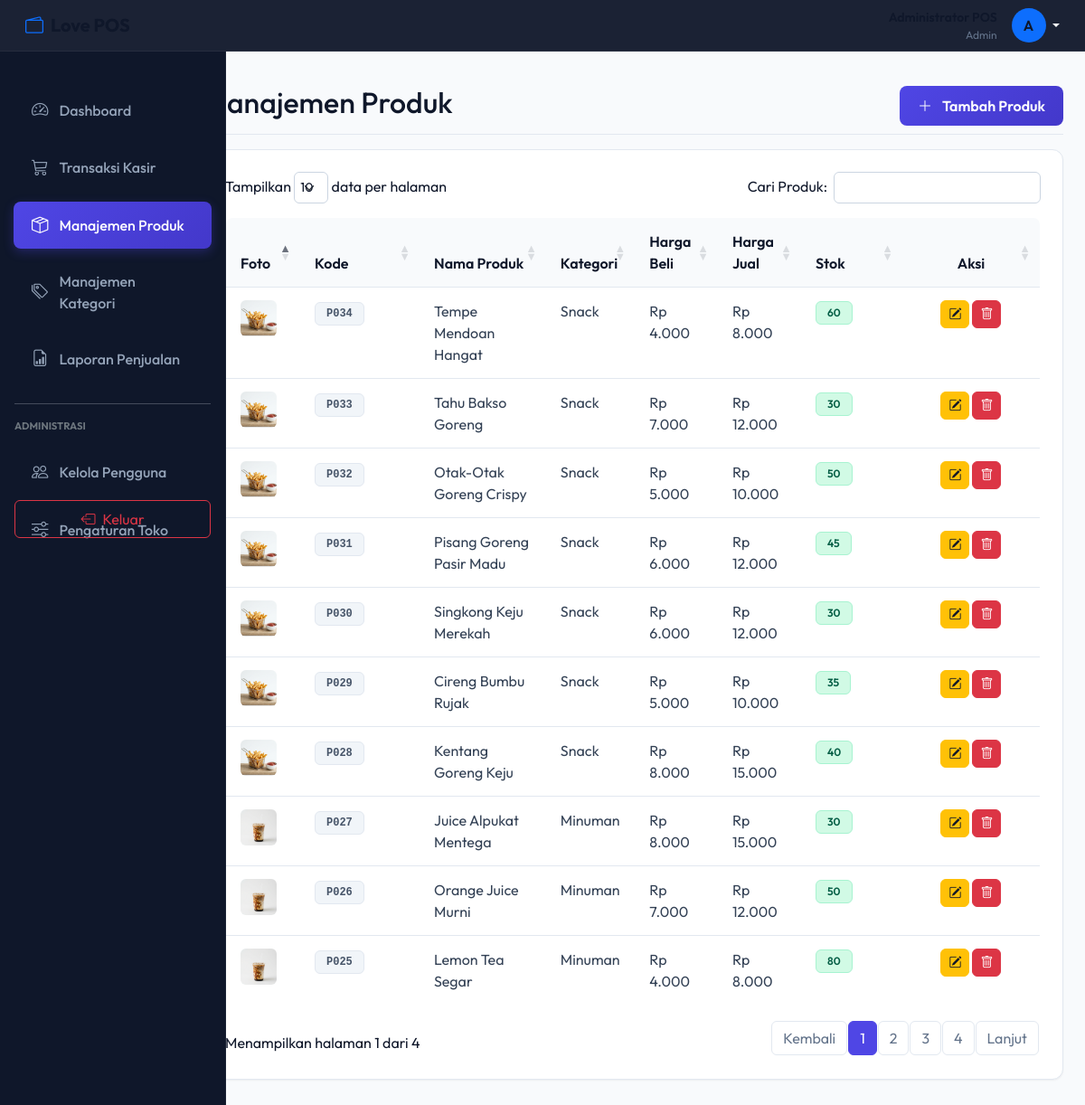
Page /love/pages/produk.php (signed in) on the committed database.
### tables this page shows
CREATE TABLE produk (
    id INT AUTO_INCREMENT PRIMARY KEY,
    kode_produk VARCHAR(50) NOT NULL UNIQUE,
    nama_produk VARCHAR(150) NOT NULL,
    kategori_id INT,
    harga_beli DECIMAL(10,2) NOT NULL,
    harga_jual DECIMAL(10,2) NOT NULL,
    stok INT NOT NULL DEFAULT 0,
    foto VARCHAR(255) NULL,
    tanggal_input TIMESTAMP DEFAULT CURRENT_TIMESTAMP,
    FOREIGN KEY (kategori_id) REFERENCES kategori(id) ON DELETE SET NULL ON UPDATE CASCADE
);

CREATE TABLE kategori (
    id INT AUTO_INCREMENT PRIMARY KEY,
    nama_kategori VARCHAR(100) NOT NULL,
    created_at TIMESTAMP DEFAULT CURRENT_TIMESTAMP
);

### love/pages/produk.php (the view, shortened to what this page needs)
<?php
include '../includes/header.php';
include '../includes/sidebar.php';
$upload_dir = '../assets/img/produk/';
try {
    $stmt_prod = $pdo->query("SELECT p.*, k.nama_kategori
                              FROM produk p
                              LEFT JOIN kategori k ON p.kategori_id = k.id
                              ORDER BY p.id DESC");
    $produk_list = $stmt_prod->fetchAll();
} catch (PDOException $e) {
    die("Error mengambil data produk: " . $e->getMessage());
}
?>
<div class="d-flex justify-content-between flex-wrap flex-md-nowrap align-items-center pb-2 mb-3 border-bottom border-secondary">
    <h1 class="h2 text-white">Manajemen Produk</h1>
    <button type="button" class="btn btn-primary-custom" data-bs-toggle="modal" data-bs-target="#modalTambah">
        <i class="bi bi-plus-lg me-2"></i> Tambah Produk
    </button>
</div>
<div class="card-custom">
    <div class="table-responsive">
        <table class="table table-dark table-hover w-100" id="tableProduk">
            <thead>
                <tr>
                    <th width="50">Foto</th>
                    <th width="100">Kode</th>
                    <th>Nama Produk</th>
                    <th>Kategori</th>
                    <th>Harga Beli</th>
                    <th>Harga Jual</th>
                    <th width="80">Stok</th>
                    <th width="120" class="text-center">Aksi</th>
                </tr>
            </thead>
            <tbody>
                <?php foreach ($produk_list as $row): ?>
                    <tr>
                        <td>
                            <?php if (!empty($row['foto']) && file_exists($upload_dir . $row['foto'])): ?>
                                <img src="<?= $upload_dir . $row['foto']; ?>" alt="Foto" width="40" height="40" class="rounded object-fit-cover">
                            <?php else: ?>
                                <div class="bg-secondary text-white rounded d-flex align-items-center justify-content-center" style="width: 40px; height: 40px;">
                                    <i class="bi bi-image" style="font-size: 1.2rem;"></i>
                                </div>
                            <?php endif; ?>
                        </td>
                        <td><span class="badge bg-secondary font-monospace"><?= htmlspecialchars($row['kode_produk']); ?></span></td>
                        <td><?= htmlspecialchars($row['nama_produk']); ?></td>
                        <td><?= htmlspecialchars($row['nama_kategori'] ?? 'Tanpa Kategori'); ?></td>
                        <td>Rp <?= number_format($row['harga_beli'], 0, ',', '.'); ?></td>
                        <td>Rp <?= number_format($row['harga_jual'], 0, ',', '.'); ?></td>
                        <td>
                            <?php if ($row['stok'] <= 5): ?>
                                <span class="badge bg-danger"><?= $row['stok']; ?> (Kritis)</span>
                            <?php else: ?>
                                <span class="badge bg-success"><?= $row['stok']; ?></span>
                            <?php endif; ?>
                        </td>
                        <td class="text-center">
                            <div class="btn-group gap-1">
                                <button type="button" class="btn btn-sm btn-warning text-white rounded btn-edit"
                                        data-id="<?= $row['id']; ?>"
                                        data-kode="<?= htmlspecialchars($row['kode_produk']); ?>"
                                        data-nama="<?= htmlspecialchars($row['nama_produk']); ?>"
                                        data-kategori="<?= $row['kategori_id']; ?>"
                                        data-beli="<?= $row['harga_beli']; ?>"
                                        data-jual="<?= $row['harga_jual']; ?>"
                                        data-stok="<?= $row['stok']; ?>"
                                        data-foto="<?= htmlspecialchars($row['foto'] ?? ''); ?>"
                                        data-bs-toggle="modal" data-bs-target="#modalEdit">
                                    <i class="bi bi-pencil-square"></i>
                                </button>
                                <button type="button" class="btn btn-sm btn-danger rounded btn-hapus"
                                        data-id="<?= $row['id']; ?>"
                                        data-nama="<?= htmlspecialchars($row['nama_produk']); ?>">
                                    <i class="bi bi-trash"></i>
                                </button>
                            </div>
                        </td>
                    </tr>
                <?php endforeach; ?>
            </tbody>
        </table>
    </div>
</div>
<?php
include '../includes/footer.php';
?>

### love/includes/header.php (shortened to what this page needs)
<?php
require_once '../config/koneksi.php';
try {
    $stmt_toko = $pdo->prepare("SELECT * FROM pengaturan_toko WHERE id = 1");
    $stmt_toko->execute();
    $toko = $stmt_toko->fetch();
} catch (PDOException $e) {
    $toko = [
        'nama_toko' => 'Love POS',
        'telepon' => '',
        'alamat' => '',
        'logo' => null
    ];
}
?>
<!DOCTYPE html>
<html lang="id">
<head>
    <link href="https://cdn.jsdelivr.net/npm/bootstrap@5.3.0/dist/css/bootstrap.min.css" rel="stylesheet">
    <link rel="stylesheet" href="https://cdn.jsdelivr.net/npm/bootstrap-icons@1.10.5/font/bootstrap-icons.css">
    <link rel="stylesheet" href="https://cdn.datatables.net/1.13.4/css/dataTables.bootstrap5.min.css">
    <link rel="stylesheet" href="../assets/css/style.css">
</head>
<body>
<nav class="navbar navbar-expand-lg navbar-dark navbar-custom fixed-top px-3">
    <div class="container-fluid">
        <a class="navbar-brand d-flex align-items-center gap-2" href="dashboard.php">
            <?php if (!empty($toko['logo']) && file_exists('../assets/img/logo/' . $toko['logo'])): ?>
                <img src="../assets/img/logo/<?= $toko['logo']; ?>" alt="Logo" width="30" height="30" class="rounded-circle object-fit-cover">
            <?php else: ?>
                <i class="bi bi-wallet2 text-primary"></i>
            <?php endif; ?>
            <span class="fw-bold text-white"><?= htmlspecialchars($toko['nama_toko']); ?></span>
        </a>
        <div class="ms-auto d-flex align-items-center gap-3">
            <div class="text-end d-none d-sm-block">
                <div class="text-white fw-semibold small"><?= htmlspecialchars($_SESSION['user']['nama_lengkap']); ?></div>
                <div class="text-muted small text-capitalize" style="font-size: 0.75rem;"><?= htmlspecialchars($_SESSION['user']['role']); ?></div>
            </div>
            <div class="dropdown">
                <a href="#" class="d-block link-light text-decoration-none dropdown-toggle" id="dropdownUser" data-bs-toggle="dropdown" aria-expanded="false">
                    <span class="avatar-circle bg-primary text-white d-inline-flex align-items-center justify-content-center rounded-circle" style="width: 38px; height: 38px; font-weight: 600;">
                        <?= strtoupper(substr($_SESSION['user']['nama_lengkap'], 0, 1)); ?>
                    </span>
                </a>
            </div>
        </div>
    </div>
</nav>
<div class="container-fluid">
    <div class="row">

### love/includes/sidebar.php
<?php
$active_page = basename($_SERVER['PHP_SELF']);
$user_role = $_SESSION['user']['role'] ?? 'kasir';
?>
<nav id="sidebar" class="col-md-3 col-lg-2 d-md-block sidebar collapse">
    <div class="position-sticky pt-3">
        <ul class="nav flex-column gap-1">
            <li class="nav-item">
                <a class="nav-link <?= ($active_page === 'dashboard.php') ? 'active' : ''; ?>" href="dashboard.php">
                    <i class="bi bi-speedometer2"></i>
                    <span>Dashboard</span>
                </a>
            </li>
            <li class="nav-item">
                <a class="nav-link <?= ($active_page === 'transaksi.php') ? 'active' : ''; ?>" href="transaksi.php">
                    <i class="bi bi-cart3"></i>
                    <span>Transaksi Kasir</span>
                </a>
            </li>
            <li class="nav-item">
                <a class="nav-link <?= ($active_page === 'produk.php') ? 'active' : ''; ?>" href="produk.php">
                    <i class="bi bi-box-seam"></i>
                    <span>Manajemen Produk</span>
                </a>
            </li>
            <li class="nav-item">
                <a class="nav-link <?= ($active_page === 'kategori.php') ? 'active' : ''; ?>" href="kategori.php">
                    <i class="bi bi-tags"></i>
                    <span>Manajemen Kategori</span>
                </a>
            </li>
            <li class="nav-item">
                <a class="nav-link <?= ($active_page === 'laporan.php') ? 'active' : ''; ?>" href="laporan.php">
                    <i class="bi bi-file-earmark-bar-graph"></i>
                    <span>Laporan Penjualan</span>
                </a>
            </li>
            <?php if ($user_role === 'admin'): ?>
                <li class="nav-item">
                    <hr class="my-3 border-secondary mx-3">
                    <div class="text-uppercase text-secondary px-3 mb-2 small fw-bold" style="font-size: 0.7rem;">Administrasi</div>
                </li>
                <li class="nav-item">
                    <a class="nav-link <?= ($active_page === 'users.php') ? 'active' : ''; ?>" href="users.php">
                        <i class="bi bi-people"></i>
                        <span>Kelola Pengguna</span>
                    </a>
                </li>
                <li class="nav-item">
                    <a class="nav-link <?= ($active_page === 'pengaturan.php') ? 'active' : ''; ?>" href="pengaturan.php">
                        <i class="bi bi-sliders"></i>
                        <span>Pengaturan Toko</span>
                    </a>
                </li>
            <?php endif; ?>
        </ul>
        <div style="position: absolute; bottom: 20px; width: 100%;" class="px-3">
            <a href="../auth/logout.php" class="btn btn-outline-danger w-100 d-flex align-items-center justify-content-center gap-2 py-2 small">
                <i class="bi bi-box-arrow-left"></i>
                <span>Keluar</span>
            </a>
        </div>
    </div>
</nav>
<main class="col-md-9 ms-sm-auto col-lg-10 px-md-4 main-content" id="mainContent">
    <div class="pt-5 mt-3">

### love/includes/footer.php (shortened to what this page needs)
    </div>
</main>
</div>
</div>
</body>
</html>

### love/assets/css/style.css (style rules this page uses)
:root { --primary-color: #4f46e5; --primary-hover: #4338ca; --bg-dark: #0f172a; --bg-card: #ffffff; --bg-body: #f8fafc; --border-color: #e2e8f0; --text-main: #0f172a; --text-muted: #64748b; --success-color: #10b981; --warning-color: #f59e0b; --danger-color: #ef4444; --transition: all 0.25s cubic-bezier(0.4, 0, 0.2, 1); }
body { font-family: 'Outfit', sans-serif; background-color: var(--bg-body); color: var(--text-main); overflow-x: hidden; }
.navbar-custom { background: rgba(15, 23, 42, 0.95); backdrop-filter: blur(12px); -webkit-backdrop-filter: blur(12px); border-bottom: 1px solid rgba(255, 255, 255, 0.08); }
.sidebar { position: fixed; top: 56px; bottom: 0; left: 0; z-index: 100; padding: 20px 0 0; width: 250px; background: var(--bg-dark); border-right: 1px solid rgba(255, 255, 255, 0.05); transition: var(--transition); }
.sidebar .nav-link { font-weight: 500; color: #94a3b8; padding: 12px 20px; border-radius: 8px; margin: 4px 15px; display: flex; align-items: center; gap: 12px; transition: var(--transition); }
.sidebar .nav-link i { font-size: 1.15rem; }
.sidebar .nav-link.active { color: #fff; background: linear-gradient(135deg, var(--primary-color), var(--primary-hover)); box-shadow: 0 4px 12px rgba(79, 70, 229, 0.3); }
.main-content { margin-left: 250px; padding: 30px; min-height: calc(100vh - 56px); transition: var(--transition); }
.card-custom { background-color: var(--bg-card); border: 1px solid var(--border-color); border-radius: 12px; padding: 24px; margin-bottom: 24px; box-shadow: 0 1px 3px rgba(0, 0, 0, 0.02), 0 1px 2px rgba(0, 0, 0, 0.04); transition: var(--transition); }
.btn-primary-custom { background: linear-gradient(135deg, var(--primary-color), var(--primary-hover)); border: none; color: #fff; border-radius: 8px; padding: 10px 20px; font-weight: 600; transition: var(--transition); }
.badge { padding: 6px 12px !important; border-radius: 6px !important; font-weight: 600 !important; }
.badge.bg-success { background-color: #d1fae5 !important; color: #065f46 !important; border: 1px solid #a7f3d0 !important; }
.badge.bg-secondary { background-color: #f1f5f9 !important; color: #475569 !important; border: 1px solid #e2e8f0 !important; }
table.dataTable { border-collapse: collapse !important; background-color: var(--bg-card); border: 1px solid var(--border-color) !important; border-radius: 8px; overflow: hidden; margin-top: 15px !important; margin-bottom: 15px !important; }
table.dataTable thead th { background-color: #f8fafc !important; color: var(--text-main) !important; border-bottom: 1px solid var(--border-color) !important; padding: 14px 16px !important; font-weight: 600; }
table.dataTable tbody td { color: #334155 !important; border-bottom: 1px solid var(--border-color) !important; padding: 14px 16px !important; background-color: transparent !important; }
.text-white { color: var(--text-main) !important; }
.text-muted { color: var(--text-muted) !important; }
.border-secondary { border-color: var(--border-color) !important; }
.bg-secondary { background-color: #f1f5f9 !important; }

### rows in the picture
produk: foto (picture), kode_produk "P034", nama_produk "Tempe Mendoan Hangat", kategori.nama_kategori "Snack", harga_beli "4.000", harga_jual "8.000", stok "60"
produk: foto (picture), kode_produk "P033", nama_produk "Tahu Bakso Goreng", kategori.nama_kategori "Snack", harga_beli "7.000", harga_jual "12.000", stok "30"
produk: foto (picture), kode_produk "P032", nama_produk "Otak-Otak Goreng Crispy", kategori.nama_kategori "Snack", harga_beli "5.000", harga_jual "10.000", stok "50"
produk: foto (picture), kode_produk "P031", nama_produk "Pisang Goreng Pasir Madu", kategori.nama_kategori "Snack", harga_beli "6.000", harga_jual "12.000", stok "45"
produk: foto (picture), kode_produk "P030", nama_produk "Singkong Keju Merekah", kategori.nama_kategori "Snack", harga_beli "6.000", harga_jual "12.000", stok "30"
produk: foto (picture), kode_produk "P029", nama_produk "Cireng Bumbu Rujak", kategori.nama_kategori "Snack", harga_beli "5.000", harga_jual "10.000", stok "35"
produk: foto (picture), kode_produk "P028", nama_produk "Kentang Goreng Keju", kategori.nama_kategori "Snack", harga_beli "8.000", harga_jual "15.000", stok "40"
produk: foto (picture), kode_produk "P027", nama_produk "Juice Alpukat Mentega", kategori.nama_kategori "Minuman", harga_beli "8.000", harga_jual "15.000", stok "30"
produk: foto (picture), kode_produk "P026", nama_produk "Orange Juice Murni", kategori.nama_kategori "Minuman", harga_beli "7.000", harga_jual "12.000", stok "50"
produk: foto (picture), kode_produk "P025", nama_produk "Lemon Tea Segar", kategori.nama_kategori "Minuman", harga_beli "4.000", harga_jual "8.000", stok "80"

### other values in the picture
$_SESSION['user']['role'] "Admin"
substr($_SESSION['user']['nama_lengkap'], 0, 1) "A"
